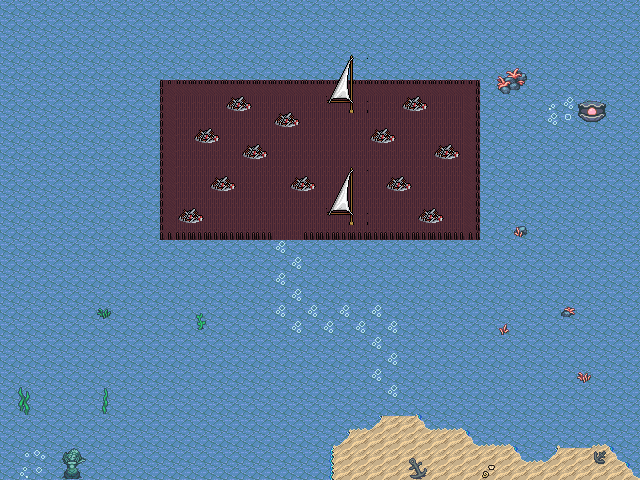

This is a level from a 2D game, rendered from its Tiled map with the project's own tilesets. A one-line summary and the map file follow, with tile-layer data summarised:
An orthogonal 40x30 tile map with 16x16 px tiles, 4 tile layers (Collision, Background, Ground, Clutter), 4 tilesets and 48 objects.

<map version="1.10" tiledversion="1.11.2" orientation="orthogonal" renderorder="right-down" width="40" height="30" tilewidth="16" tileheight="16" infinite="0" nextlayerid="8" nextobjectid="140">
 <editorsettings>
  <export target="wastetown..tmx" format="tmx" />
 </editorsettings>
 <tileset firstgid="1" source="../../../../common/maps/tileset/main.tsx" />
 <tileset firstgid="10113" source="../../../../common/maps/tileset/buildings.tsx" />
 <tileset firstgid="11905" source="../../../../common/maps/tileset/main-nocollide.tsx" />
 <tileset firstgid="22017" source="../../../../common/maps/tileset/dungeon/dungeon_bis.tsx" />
 <layer id="7" name="Collision" width="40" height="30">
  <data>[1200 cells, 201 non-empty, 3 distinct tile ids]</data>
 </layer>
 <layer id="1" name="Background" width="40" height="30">
  <data>[1200 cells, 1200 non-empty, 5 distinct tile ids]</data>
 </layer>
 <layer id="2" name="Ground" width="40" height="30">
  <data>[1200 cells, 141 non-empty, 19 distinct tile ids]</data>
 </layer>
 <layer id="3" name="Clutter" width="40" height="30">
  <properties>
   <property name="spriteLayer" type="bool" value="true" />
  </properties>
  <data>[1200 cells, 100 non-empty, 57 distinct tile ids]</data>
 </layer>
 <objectgroup id="4" name="Objects">
  <object id="84" template="../../../../common/maps/obj/collision.tx" x="-14.6667" y="-8.70817" width="16" height="516.083" />
  <object id="85" template="../../../../common/maps/obj/collision.tx" x="637.333" y="-11.3748" width="16" height="516.083" />
  <object id="86" template="../../../../common/maps/obj/collision.tx" x="-23.7121" y="480.303" width="703.667" height="16" />
  <object id="87" template="../../../../common/maps/obj/collision.tx" x="-45.1668" y="-17.3333" width="703.667" height="16" />
  <object id="88" template="../../../../common/maps/obj/entry_up.tx" x="350.458" y="477.833" width="51.25" height="12.9167">
   <properties>
    <property name="direction" value="up" />
    <property name="teleport" value="" />
   </properties>
  </object>
  <object id="89" template="../../../../common/maps/obj/dialog.tx" x="334.333" y="457.6" width="77.3333" height="11.8002" rotation="0" visible="1">
   <properties>
    <property name="dialog">[
{
   "text": "Floating in the water ahead is a large ship with its hull reinforced by giant rib bones, its mast also formed from massive bones. Skeletons jump about the waters on the backs of turtles and dolphins. 
There is no obvious way to reach the ship, but the natural blue mana surging from the water means if you can find calm enough spots on the sea, you should be able to use magic to water walk there.",
   "options": [{
      "name": "(Continue)", "action": [{"deleteMapObject":-1}]}]
}
]</property>
   </properties>
  </object>
  <object id="90" template="../../../../common/maps/obj/enemy.tx" x="271.333" y="220.833">
   <properties>
    <property name="defeatDialog">[
	{
	   "text": "The skeleton crumbles before you, but you sense its same mana from all the others onboard. Best to avoid the others if possible.",
   "options": [{
      "name": "(Continue)", "action": [{"deleteMapObject":-1}]}]
	}
	]</property>
    <property name="effect">{ "startBattleWithCard": [ "Submerged Boneyard", "Island|ICE", "Island|ICE", "Inexorable Tide", "Skeleton Ship"], "opponent": { "startBattleWithCard": [ "Island|ICE" ]}
}</property>
    <property name="enemy" value="Skeleton Shipmate" />
    <property name="speedModifier" type="float" value="10" />
    <property name="threatRange" type="int" value="0" />
    <property name="waypoints" value="111, 112" />
   </properties>
  </object>
  <object id="92" template="../../../../common/maps/obj/collision.tx" x="402.833" y="454.667" width="27.0003" height="26" />
  <object id="93" template="../../obj/treasure.tx" x="25.3333" y="472">
   <properties>
    <property name="reward">[
  {
    "type": "card",
    "count": 1,
    "editions": [ "EXP" ],
    "cardName": "Sunken Ruins"
  },
  {
    "type": "card",
    "count": 1,
    "editions": [ "MID" ],
    "cardName": "Shipwreck Marsh"
  },
  {
    "type": "card",
    "count": 1,
    "editions": [ "M3C" ],
    "cardName": "Sunken Palace"
  }
]
</property>
    <property name="spawn.Hard" type="bool" value="true" />
   </properties>
  </object>
  <object id="94" template="../../obj/treasure.tx" x="449.333" y="218.667">
   <properties>
    <property name="reward">[
  {
    "type": "item",
    "count": 1,
    "itemName": "Time Bomb"
  }
]
</property>
    <property name="spawn.Hard" type="bool" value="true" />
   </properties>
  </object>
  <object id="95" template="../../../../common/maps/obj/collision.tx" x="327.167" y="168.333" width="27.0003" height="61.3333" />
  <object id="96" template="../../../../common/maps/obj/collision.tx" x="327.833" y="52.6667" width="27.0003" height="61.3333" />
  <object id="97" template="../../obj/treasure.tx" x="169.333" y="108">
   <properties>
    <property name="reward">[
  {
    "type": "gold",
    "count": 500
  },
  {
    "type": "card",
    "count": 1,
    "cardName": "Skeleton Crew"
  }
]
</property>
    <property name="spawn.Hard" type="bool" value="true" />
   </properties>
  </object>
  <object id="98" template="../../../../common/maps/obj/collision.tx" x="403" y="95.8333" width="27.0003" height="15.8333" />
  <object id="99" template="../../../../common/maps/obj/collision.tx" x="434.5" y="143.083" width="27.0003" height="15.8333" />
  <object id="100" template="../../../../common/maps/obj/collision.tx" x="418.5" y="207.583" width="27.0003" height="15.8333" />
  <object id="101" template="../../../../common/maps/obj/collision.tx" x="386.5" y="176.083" width="24.0003" height="15.8333" />
  <object id="102" template="../../../../common/maps/obj/collision.tx" x="370.5" y="129.083" width="27.0003" height="15.8333" />
  <object id="103" template="../../../../common/maps/obj/collision.tx" x="274.5" y="112.583" width="27.0003" height="15.8333" />
  <object id="104" template="../../../../common/maps/obj/collision.tx" x="228" y="97.0833" width="27.0003" height="15.8333" />
  <object id="105" template="../../../../common/maps/obj/collision.tx" x="194.5" y="128.583" width="27.0003" height="15.8333" />
  <object id="106" template="../../../../common/maps/obj/collision.tx" x="242" y="144.083" width="27.0003" height="15.8333" />
  <object id="107" template="../../../../common/maps/obj/collision.tx" x="291.5" y="175.083" width="27.0003" height="15.8333" />
  <object id="108" template="../../../../common/maps/obj/collision.tx" x="209.5" y="175.583" width="27.0003" height="15.8333" />
  <object id="109" template="../../../../common/maps/obj/collision.tx" x="177.167" y="207.583" width="27.0003" height="15.8333" />
  <object id="111" template="../../../../common/maps/obj/waypoint.tx" x="303.333" y="221.333" />
  <object id="112" template="../../../../common/maps/obj/waypoint.tx" x="239.667" y="221.667" />
  <object id="113" template="../../../../common/maps/obj/waypoint.tx" x="295.667" y="169.667" />
  <object id="114" template="../../../../common/maps/obj/waypoint.tx" x="368.667" y="114.333" />
  <object id="115" template="../../../../common/maps/obj/waypoint.tx" x="365.333" y="167.667" />
  <object id="116" template="../../../../common/maps/obj/waypoint.tx" x="364.333" y="226.333" />
  <object id="117" template="../../../../common/maps/obj/waypoint.tx" x="393" y="168.667" />
  <object id="118" template="../../../../common/maps/obj/waypoint.tx" x="436.333" y="122.333" />
  <object id="119" template="../../../../common/maps/obj/waypoint.tx" x="389.333" y="226.667" />
  </objectgroup>
</map>
<!-- 14 of 48 objects omitted -->
